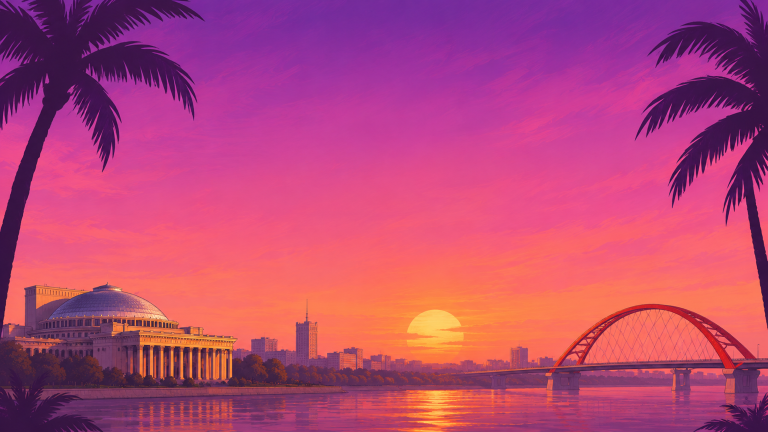
#> input picture assets/raw/bg/nsk.png, 1536 x 864 px (shown at 1/2 size)
$ python story_bg.py
#> lines starting #> are read from the running program, lines starting #| are printed output that depends on the picture
"""Вертикальный фон сторис 1080x1920 из горизонтального nsk.png – кодом, бесплатно (Codex разлогинен 18.11).
Небо – градиент с мягким шумом, полоса города посередине (верх растворён – обрезанные кроны пальм), вода – нарисована."""
from PIL import Image, ImageFilter
import numpy as np
from pathlib import Path
R = Path(__file__).resolve().parent.parent
W, H, TOP = 1080, 1920, 420
src = Image.open(R / 'assets/raw/bg/nsk.png').convert('RGB')
#> src is the input picture: PIL image 1536x864 RGB; mean R, G, B 182.6, 70.1, 117.4
sc = src.resize((1300, round(864 * 1300 / 1536)), Image.LANCZOS)
strip = np.asarray(sc.crop((110, 0, 110 + W, sc.height))).astype(float); sh = strip.shape[0]
#> after `strip = np.asarray(sc.crop((110, 0, 110 + W, sc.height))).astype(float`:
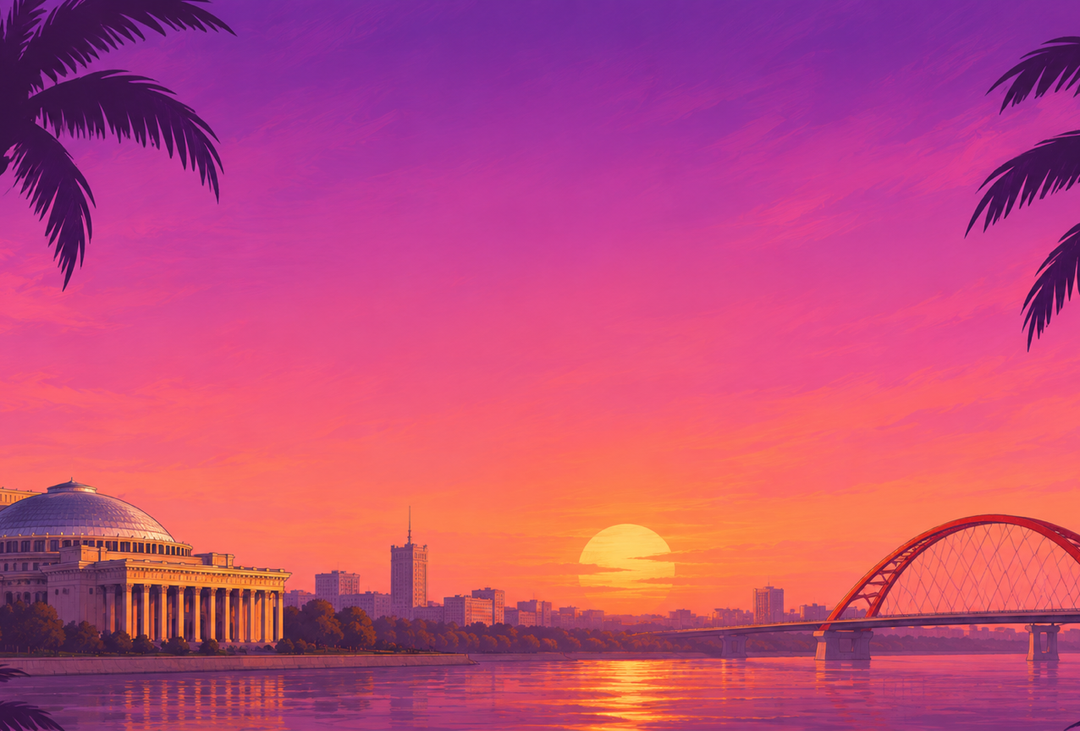
#> strip: shape (731, 1080, 3) float64; mean R, G, B 190.9, 73.5, 121.2
#> after `sh = strip.shape[0]`: sh = 731
# где начинается вода: ищем строку под городом по средней яркости центра (вода светлее набережной не всегда) – берём 0.9 высоты
wy = int(sh * 0.905)
#> wy = 661
deep = np.array([40, 12, 84], float); top_col = strip[:30].mean(axis=(0, 1))
#> after `top_col = strip[:30].mean(axis=(0, 1))`: top_col = [114.1, 39.51, 143.2]
c = np.zeros((H, W, 3), float)
for y in range(H):
    t = min(1, (y / (TOP + 60)) ** 1.2); c[y] = deep * (1 - t) + top_col * t
c[TOP:TOP + wy] = strip[:wy]
F = 260
for i in range(F):
    k = (i / F) ** 1.6; c[TOP + i] = strip[i] * k + c[TOP - 1] * (1 - k)
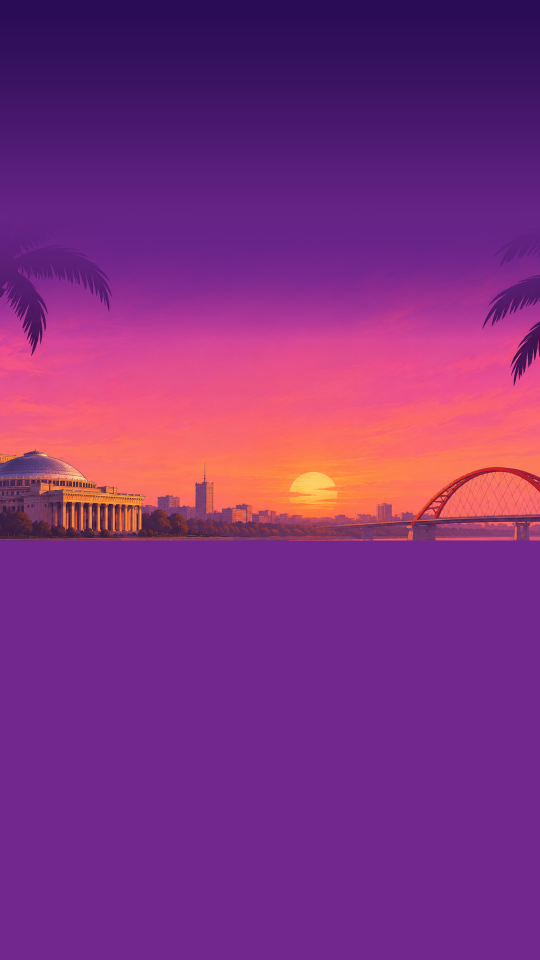
#> c: shape (1920, 1080, 3) float64 (shown at 1/2 size); mean of channels 0, 1, 2 128.4, 47, 127.6; drawn as R, G, B
cut = TOP + wy; h = H - cut
#> after `cut = TOP + wy`: cut = 1081
#> after `h = H - cut`: h = 839
c1 = strip[wy:wy + 8, 300:780].mean(axis=(0, 1)); c2 = np.array([30, 12, 52], float)
#> after `c1 = strip[wy:wy + 8, 300:780].mean(axis=(0, 1))`: c1 = [171.9, 78.88, 88.58]
t = np.linspace(0, 1, h)[:, None]; water = (c1 * (1 - t) + c2 * t)[:, None, :].repeat(W, 1)
#> after `t = np.linspace(0, 1, h)[:, None]`: t = 839 values from 0 to 1
#> after `water = (c1 * (1 - t) + c2 * t)[:, None, :].repeat(W, 1)`:
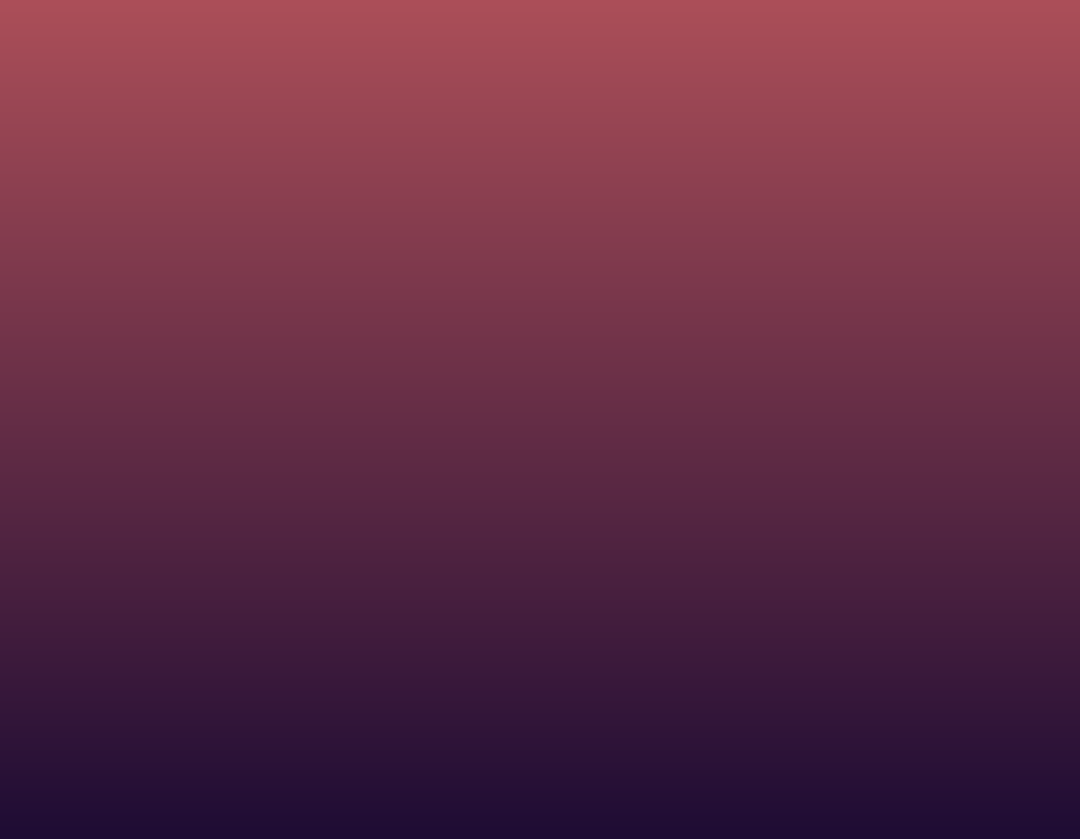
#> water: shape (839, 1080, 3) float64; mean of channels 0, 1, 2 100.9, 45.4, 70.3; drawn as R, G, B
rng = np.random.default_rng(3); sunx = W // 2
for y in range(h):
    k = 1 - y / h
    for _ in range(3):
        if rng.random() < .5:
            w = int(rng.integers(30, 150) * (0.4 + k)); x0 = sunx + int(rng.normal(0, 25 + 110 * (1 - k))) - w // 2
            water[y, max(0, x0):min(W, x0 + w)] += np.array([110, 65, 20]) * k * rng.uniform(.3, .8)
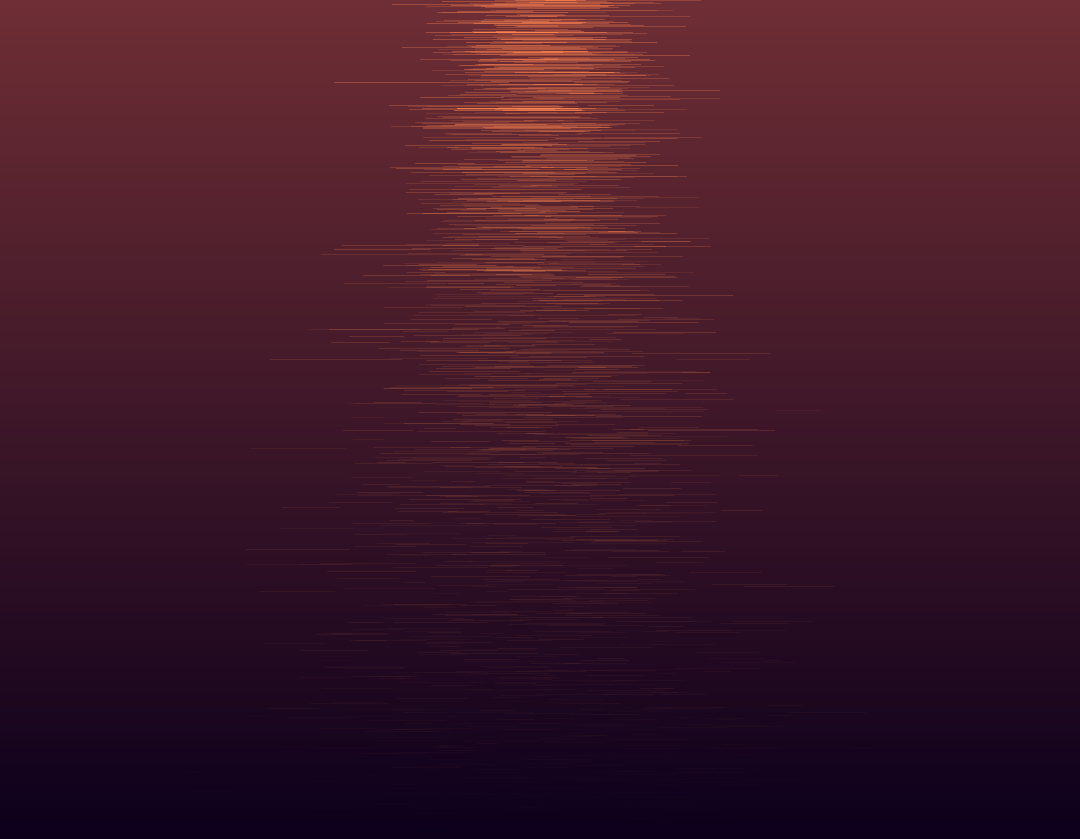
#> water: shape (839, 1080, 3) float64; mean of channels 0, 1, 2 105, 47.8, 71; drawn with min black and max white
c[cut:] = np.asarray(Image.fromarray(water.clip(0, 255).astype('uint8')).filter(ImageFilter.GaussianBlur(1.5))).astype(float)
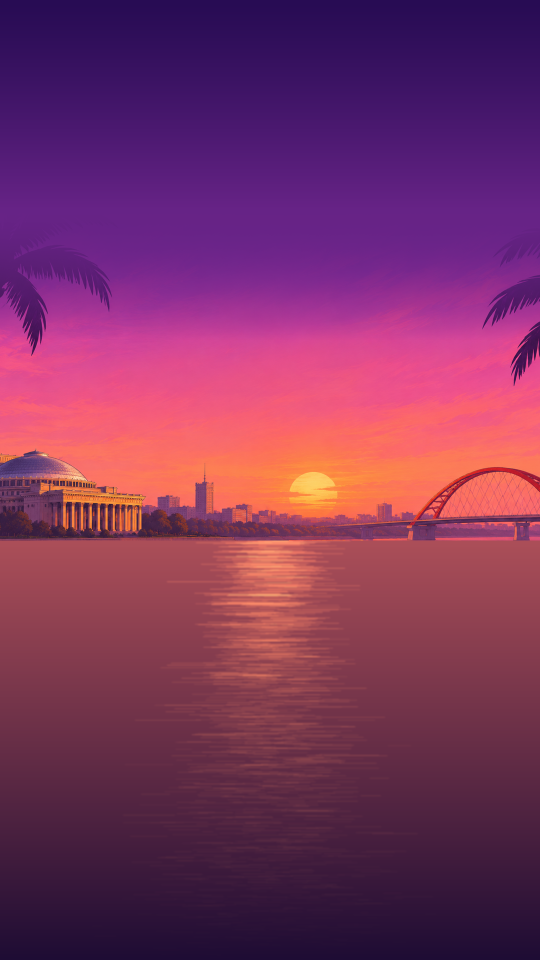
#> c: shape (1920, 1080, 3) float64 (shown at 1/2 size); mean of channels 0, 1, 2 124.1, 50.4, 95.8; drawn as R, G, B
for i in range(12):                                   # стык
    k = i / 12; c[cut + i] = c[cut - 1] * (1 - k) + c[cut + i] * k
n = Image.fromarray((np.random.default_rng(7).random((H // 24, W // 24)) * 255).astype('uint8')).resize((W, H), Image.BICUBIC).filter(ImageFilter.GaussianBlur(40))
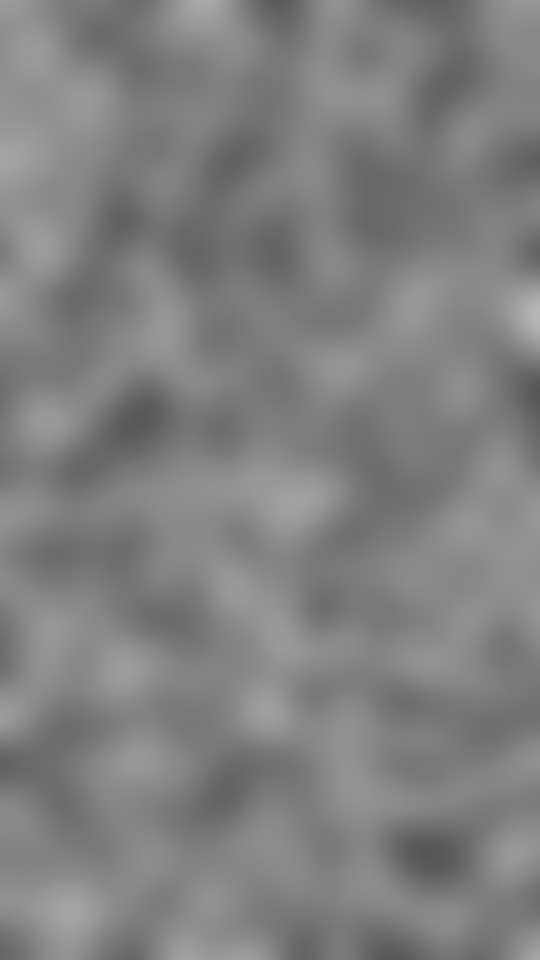
#> n: PIL image 1080x1920 L (shown at 1/2 size); min 85, max 184, mean 127.9
nm = (np.asarray(n).astype(float) / 255 - .5) * 24; mask = np.clip(1 - np.arange(H) / TOP, 0, 1)[:, None]
#> after `nm = (np.asarray(n).astype(float) / 255 - 0.5) * 24`:
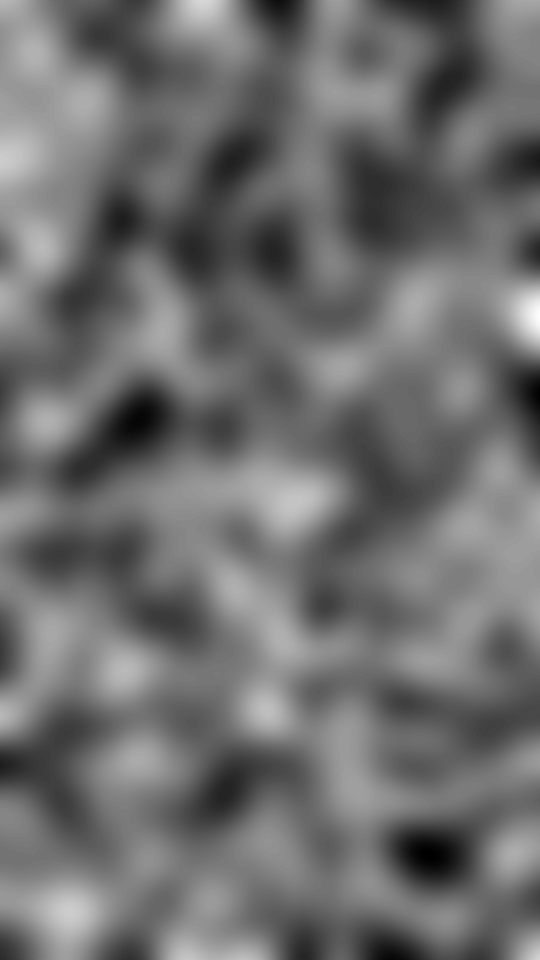
#> nm: shape (1920, 1080) float64 (shown at 1/2 size); min -4, max 5.32, mean 0.0354; drawn with min black and max white
out = Image.fromarray((c + (nm * mask)[:, :, None] * np.array([1, .6, 1])).clip(0, 255).astype('uint8'))
out.save(R / 'assets/raw/bg/nsk-story.png'); out.save(R / 'public/img/nsk-story.webp', 'WEBP', quality=80, method=6)
print('ok, вода с', cut)
#| ok, вода с 1081

$ run again, with assets/raw/bg/sunset.png copied over assets/raw/bg/nsk.png
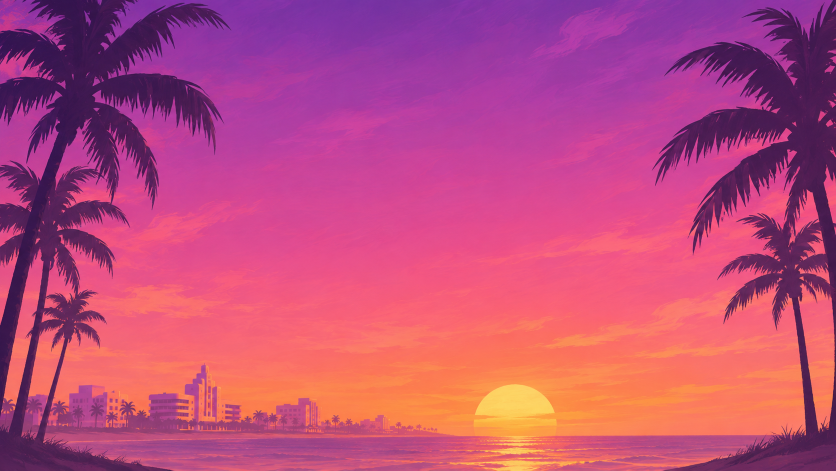
#> input picture assets/raw/bg/sunset.png, 1672 x 941 px (shown at 1/2 size)
#> src is the input picture: PIL image 1672x941 RGB; mean R, G, B 188.9, 75.6, 124.2
#> top_col = [123.3, 47.91, 152.1]
#> after the loop `for i in range(F):`:
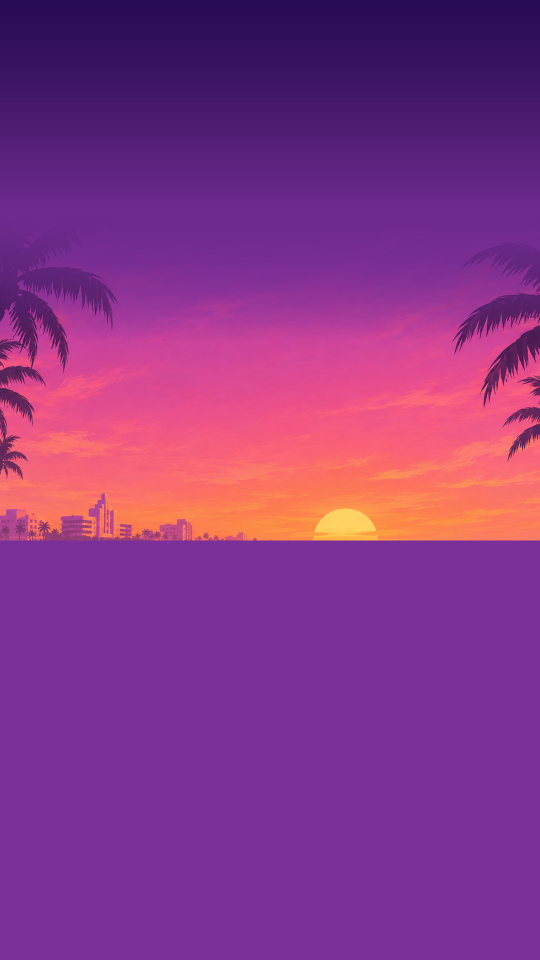
#> c: shape (1920, 1080, 3) float64 (shown at 1/2 size); mean of channels 0, 1, 2 135.9, 53, 134.9; drawn as R, G, B
#> c1 = [224.3, 116.2, 93.55]
#> `c[cut:] = np.asarray(Image.fromarray(water.clip(0, 255).astype('uint8'..`:
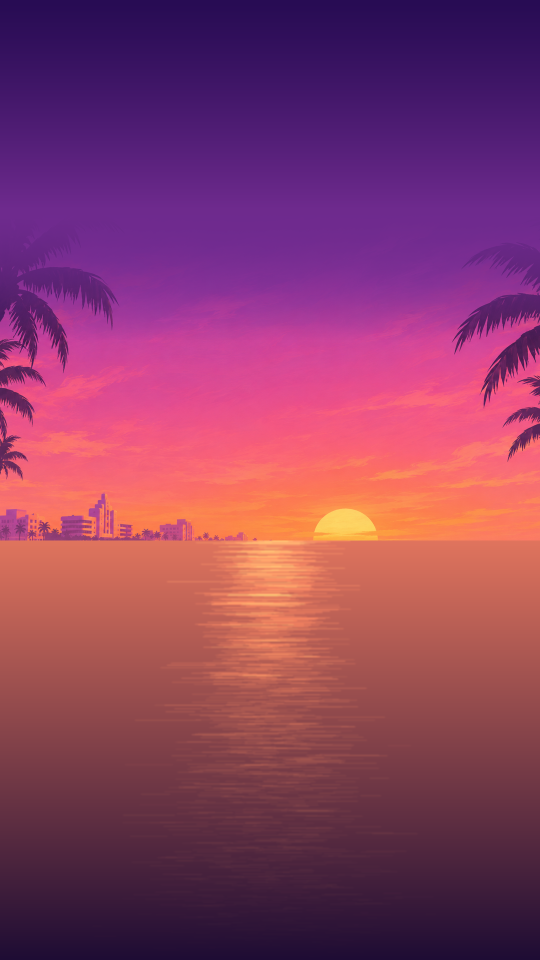
#> c: shape (1920, 1080, 3) float64 (shown at 1/2 size); mean of channels 0, 1, 2 138.8, 60.9, 100.3; drawn as R, G, B
#| ok, вода с 1081
